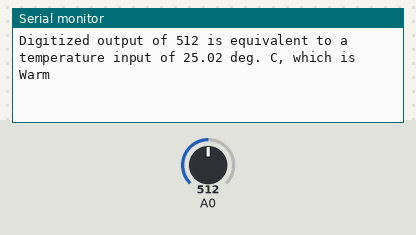
The program below on a simulated ESP8266 (Wemos D1 mini). Parts: the last lines printed to the serial monitor. The inputs (shaded band) are chosen by the test bench; at power-on: A0 = 512.

Above: at 2.8 s.
2.9 s: A0 set to 716
At 4.9 s:
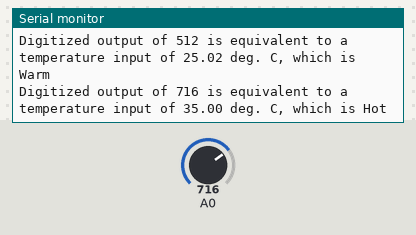
7.5 s: A0 set to 900
At 9.4 s:
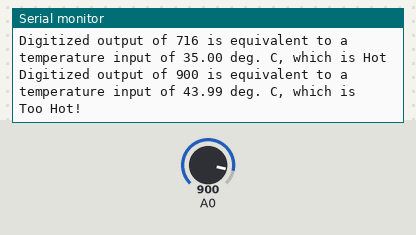
11.5 s: A0 set to 511
At 12.6 s:
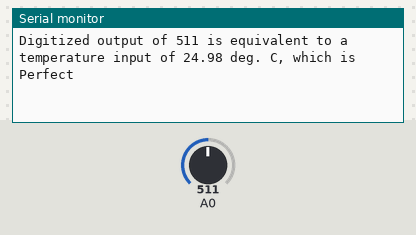
15.5 s: A0 set to 306
At 17.1 s:
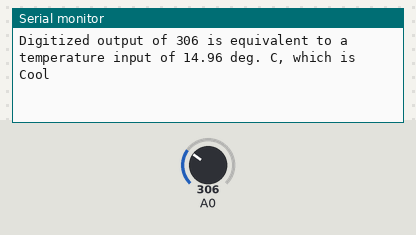
19.5 s: A0 set to 122
At 21.5 s:
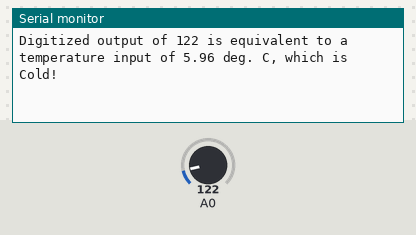

The program:

main.cpp
```cpp
#include <Arduino.h>

/* I Akshpreet Singh Punj, 000820040 certify that this material is my original work.
No other person's work has been used without due acknowledgement.
I have not made my work available to anyone else." */

void setup() {
  // configure the USB serial monitor
  Serial.begin(115200);
}

void loop() {
  // defining the variables
  int iVal;
  float temperature;
  String judgement;

  // read digitized value from the D1 Mini's A/D convertor
  iVal = analogRead(A0);

  // print value to the USB port

  // Serial.println("Digitized Value = " + String(iVal));

  // float analogVoltage = iVal * 3.3 / 1023;

  // Calculating the temperature
  temperature = (50 / 3.3) * (iVal * 3.3 / 1023);

  // Checking the temperature value
  if(temperature < 10){
    judgement = "Cold!";
  } else if (temperature >= 10 && temperature < 15){
    judgement = "Cool";
  } else if (temperature >= 15 && temperature < 25){
    judgement = "Perfect";
  } else if (temperature >= 25 && temperature < 30){
    judgement = "Warm";
  } else if (temperature >= 30 && temperature < 35){
    judgement = "Hot";
  } else if (temperature >= 35) {
    judgement = "Too Hot!";
  }

  // Serial.println("Digitized Value of " + String(iVal) + " is equivalent to an Analog Voltage = " + String(analogVoltage) + "V");

  // Printing the temperature and judgement every 2 seconds
  Serial.println("Digitized output of " + String(iVal) + " is equivalent to a temperature input of " + String(temperature) + " deg. C, which is " + judgement);

  // wait 2 seconds (2000 ms)
  delay(2000);
}
```

Measured:
- after the input at 2.9 s, the serial monitor: prints a new line after 1.1 s (image 1)
- after the input at 7.5 s, the serial monitor: prints a new line after 0.51 s (image 2)
- after the input at 11.5 s, the serial monitor: prints a new line after 0.52 s (image 3)
- after the input at 15.5 s, the serial monitor: prints a new line after 0.52 s (image 4)
- after the input at 19.5 s, the serial monitor: prints a new line after 0.53 s (image 5)
